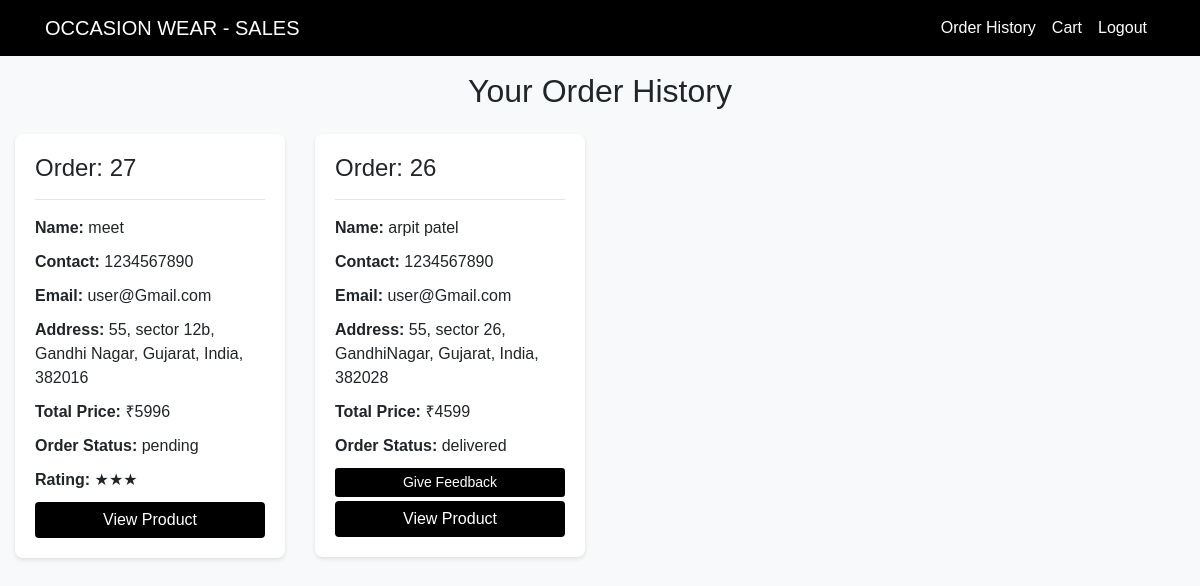
Screenshot of /order_history.php (signed in) with the database file from the repository.
### tables this page shows
CREATE TABLE `orders` (
  `id` int(100) NOT NULL,
  `user_id` int(100) NOT NULL,
  `name` varchar(100) NOT NULL,
  `number` varchar(12) NOT NULL,
  `email` varchar(100) NOT NULL,
  `address` varchar(500) NOT NULL,
  `total_products` varchar(1000) NOT NULL,
  `total_price` int(100) NOT NULL,
  `placed_on` varchar(50) NOT NULL,
  `payment_status` varchar(20) NOT NULL DEFAULT 'pending'
);

CREATE TABLE `order_feedback` (
  `id` int(11) NOT NULL,
  `order_id` int(11) NOT NULL,
  `user_id` int(11) NOT NULL,
  `feedback` text NOT NULL,
  `rating` int(11) NOT NULL,
  `created_at` timestamp NOT NULL DEFAULT current_timestamp()
);

### order_history.php (the view, shortened to what this page needs)
<?php
@include 'config.php';
$user_id = $_SESSION['user_id'];
try {
    $db_name = "mysql:host=localhost;dbname=owear;charset=utf8";
    $username = "root";
    $password = "";
    $conn = new PDO($db_name, $username, $password, [
        PDO::ATTR_ERRMODE => PDO::ERRMODE_EXCEPTION,
        PDO::ATTR_DEFAULT_FETCH_MODE => PDO::FETCH_ASSOC,
    ]);
    $stmt = $conn->prepare("SELECT * FROM orders WHERE user_id = :user_id ORDER BY placed_on DESC");
    $stmt->bindParam(':user_id', $user_id, PDO::PARAM_INT);
    $stmt->execute();
    $orders = $stmt->fetchAll();
} catch (PDOException $e) {
    die("Connection failed: " . $e->getMessage());
}
?>
<!DOCTYPE html>
<html lang="en">
<head>
    <link href="https://stackpath.bootstrapcdn.com/bootstrap/4.5.2/css/bootstrap.min.css" rel="stylesheet">
</head>
<body>
<?php include 'navbar.php'; ?>
<div class="container-fluid mt-3">
    <h2 class="text-center mb-4">Your Order History</h2>
    <div class="row">
        <?php if (empty($orders)): ?>
            <div class="col-12">
                <div class="alert alert-warning" role="alert">
                    No orders found.
                </div>
            </div>
        <?php else: ?>
            <?php foreach ($orders as $order): ?>
                <div class="col-md-3">
                    <div class="order-card">
                        <h4>Order: <?php echo $order['id']; ?></h4><hr>
                        <p><strong>Name:</strong> <?php echo $order['name']; ?></p>
                        <p><strong>Contact:</strong> <?php echo $order['number']; ?></p>
                        <p><strong>Email:</strong> <?php echo $order['email']; ?></p>
                        <p><strong>Address:</strong> <?php echo $order['address']; ?></p>
                        <p><strong>Total Price:</strong> ₹<?php echo $order['total_price']; ?></p>
                        <p><strong>Order Status:</strong> <?php echo $order['payment_status']; ?></p>
                        <?php
                        $feedback_check = $conn->prepare("SELECT * FROM order_feedback WHERE order_id = :order_id AND user_id = :user_id");
                        $feedback_check->bindParam(':order_id', $order['id'], PDO::PARAM_INT);
                        $feedback_check->bindParam(':user_id', $user_id, PDO::PARAM_INT);
                        $feedback_check->execute();
                        $feedback_data = $feedback_check->fetch();
                        if (!$feedback_data): ?>
                            <button class="btn btn-secondary w-100 btn-sm mb-1" data-toggle="modal" data-target="#feedbackModal<?php echo $order['id']; ?>">Give Feedback</button>
                        <?php else: ?>
                            <p><strong>Rating:</strong> <?php echo str_repeat('★', $feedback_data['rating']); ?></p>
                        <?php endif; ?>
                        <button class="btn btn-dark w-100" data-toggle="modal" data-target="#orderModal<?php echo $order['id']; ?>">View Product</button>
                    </div>
                </div>
            <?php endforeach; ?>
        <?php endif; ?>
    </div>
</div>
</body>
</html>

### order_history.php (style rules this page uses)
body { background-color: #f8f9fa; font-family: 'Arial', sans-serif; }
.order-card { margin-bottom: 20px; padding: 20px; background-color: #ffffff; border-radius: 8px; box-shadow: 0 2px 4px rgba(0, 0, 0, 0.1); }
.order-card p { margin-bottom: 10px; }
.order-card .btn { background-color:rgb(0, 0, 0); color: white; }
.btn { border: none; }

### rows the page displays
orders: id "27", name "meet", number "1234567890", email "user@Gmail.com", address "55, sector 12b, Gandhi Nagar, Gujarat, India, 382016", total_price "5996", payment_status "pending", order_feedback.rating "★★★"
orders: id "26", name "arpit patel", number "1234567890", email "user@Gmail.com", address "55, sector 26, GandhiNagar, Gujarat, India, 382028", total_price "4599", payment_status "delivered"
